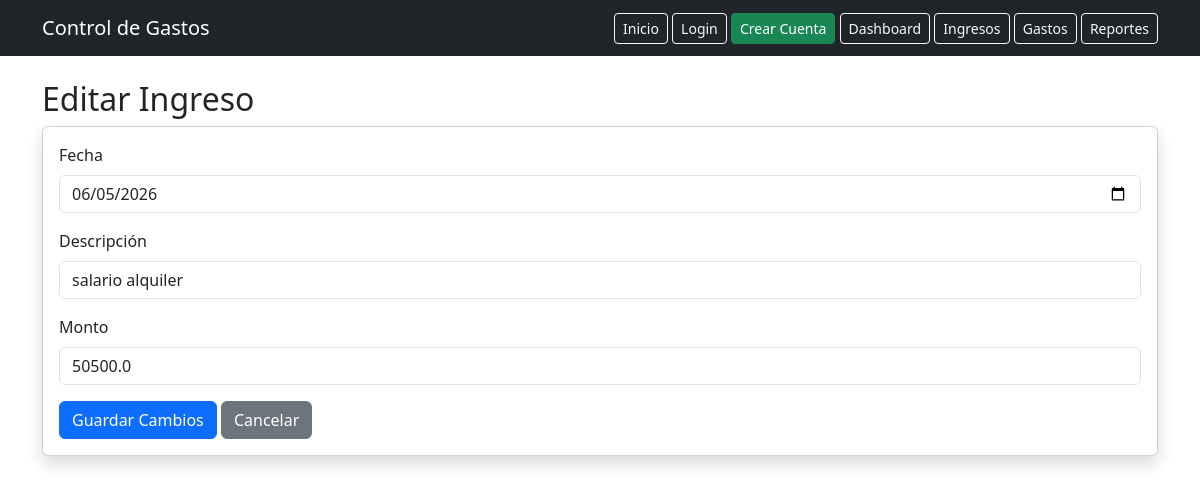
Screenshot of /incomes/edit/1 (signed in) with the database file from the repository.
### models/income.py (models this page shows)
class Income(db.Model):
    __tablename__ = "incomes"
    id = db.Column(db.Integer, primary_key=True)
    user_id = db.Column(
        db.Integer,
        db.ForeignKey("users.id"),
        nullable=False
    )
    date = db.Column(db.Date, nullable=False)
    description = db.Column(db.String(150), nullable=False)
    amount = db.Column(db.Float, nullable=False)

### app.py (the view, shortened to what this page needs)
@app.route("/incomes/edit/<int:income_id>", methods=["GET", "POST"])
def edit_income(income_id):
    protected = login_required()
    if protected:
        return protected
    income = Income.query.filter_by(
        id=income_id,
        user_id=session["user_id"]
    ).first()
    if not income:
        flash("Ingreso no encontrado.", "danger")
        return redirect("/incomes")
    return render_template(
        "edit_income.html",
        income=income
    )

### app.py (called while the page is built)
def login_required():
    if "user_id" not in session:
        flash("Debes iniciar sesión para acceder.", "warning")
        return redirect("/login")
    return None

### templates/edit_income.html (shortened to what this page needs)
{% extends "base.html" %}
{% block content %}
<h2>Editar Ingreso</h2>
<div class="card shadow">
    <div class="card-body">
        <form method="POST" action="/incomes/edit/{{ income.id }}">
            <div class="mb-3">
                <label class="form-label">Fecha</label>
                <input
                    type="date"
                    name="date"
                    class="form-control"
                    value="{{ income.date }}"
                    required>
            </div>
            <div class="mb-3">
                <label class="form-label">Descripción</label>
                <input
                    type="text"
                    name="description"
                    class="form-control"
                    value="{{ income.description }}"
                    required>
            </div>
            <div class="mb-3">
                <label class="form-label">Monto</label>
                <input
                    type="number"
                    name="amount"
                    step="0.01"
                    class="form-control"
                    value="{{ income.amount }}"
                    required>
            </div>
            <button type="submit" class="btn btn-primary">
                Guardar Cambios
            </button>
            <a href="/incomes" class="btn btn-secondary">
                Cancelar
            </a>
        </form>
    </div>
</div>
{% endblock %}

### rows the page displays
Income: date "06/05/2026", description "salario alquiler", amount "50500.0"
